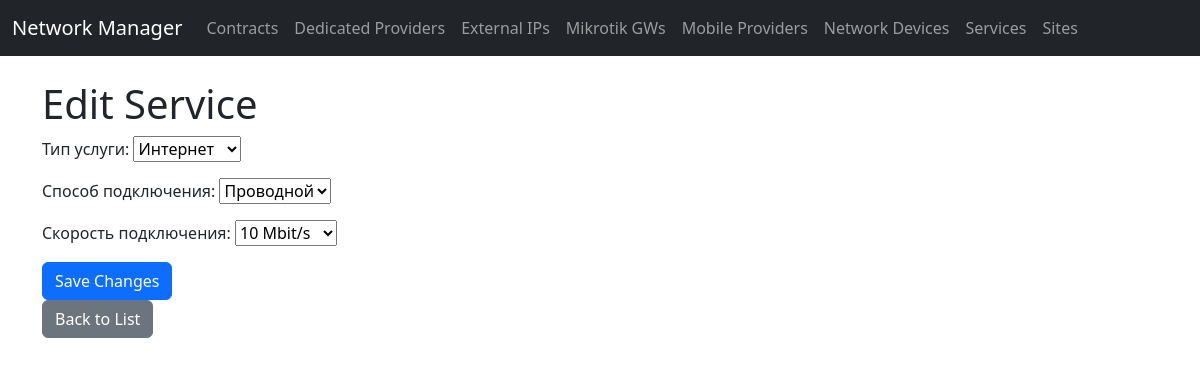
The page /services/edit/3/ on the database as committed earlier.
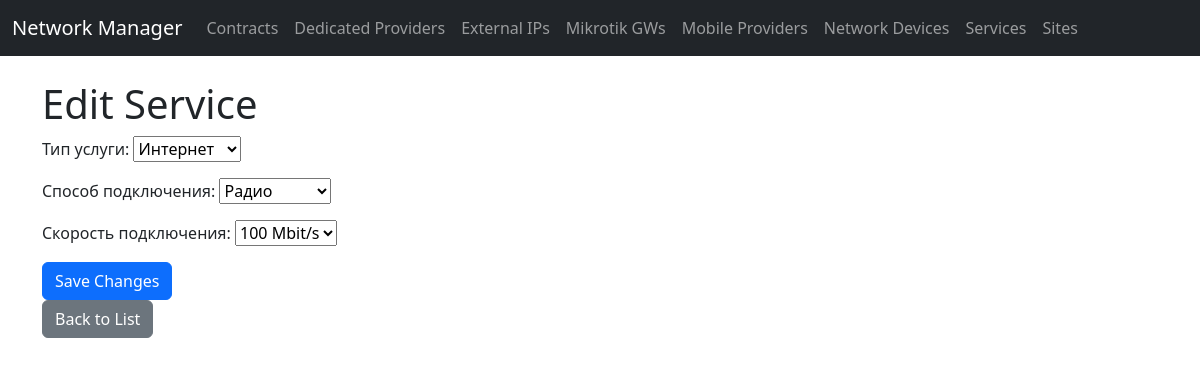
The same page on the database as committed later.
### network_manager/models.py (models this page shows, shortened)
class Service(models.Model):
    SERVICE_TYPES = [
        ('internet', 'Интернет'),
        ('telephony', 'Телефония'),
    ]
    CONNECTION_TYPES = [
        ('wired', 'Проводной'),
        ('radio', 'Радио'),
        ('lte', 'LTE'),
    ]
    SPEED_CHOICES = [
        ('10M', '10 Mbit/s'),
        ('100M', '100 Mbit/s'),
        ('1G', '1 Gbit/s'),
        ('10G', '10 Gbit/s'),
    ]
    service_type = models.CharField(max_length=50, choices=SERVICE_TYPES, verbose_name="Тип услуги")
    connection_type = models.CharField(max_length=50, choices=CONNECTION_TYPES, verbose_name="Способ подключения")
    speed = models.CharField(max_length=50, choices=SPEED_CHOICES, verbose_name="Скорость подключения")

### network_manager/views.py (the view)
# urls.py: path('services/edit/<int:service_id>/', edit_service, name='edit_service'),
def edit_service(request, service_id):
    service = get_object_or_404(Service, id=service_id)
    if request.method == 'POST':
        form = ServiceForm(request.POST, instance=service)
        if form.is_valid():
            form.save()
            return redirect('service_list')  # Перенаправление на список услуг
    else:
        form = ServiceForm(instance=service)
    return render(request, 'network_manager/edit_service.html', {'form': form})

### network_manager/forms.py
class ServiceForm(forms.ModelForm):
    class Meta:
        model = Service
        fields = ['service_type', 'connection_type', 'speed']  # Укажите поля, которые хотите включить в форму

### network_manager/templates/network_manager/edit_service.html (shortened to what this page needs)
{% extends 'base.html' %}
{% block content %}
<h1>Edit Service</h1>
<form method="post">
    {{ form.as_p }}
    <button type="submit" class="btn btn-primary">Save Changes</button>
</form>
<a href="{% url 'service_list' %}" class="btn btn-secondary">Back to List</a>
{% endblock %}

Rows that differ between the two databases and show on the page:
changed Service "Интернет": connection_type "Проводной" → "Радио"; speed "10 Mbit/s" → "100 Mbit/s"
